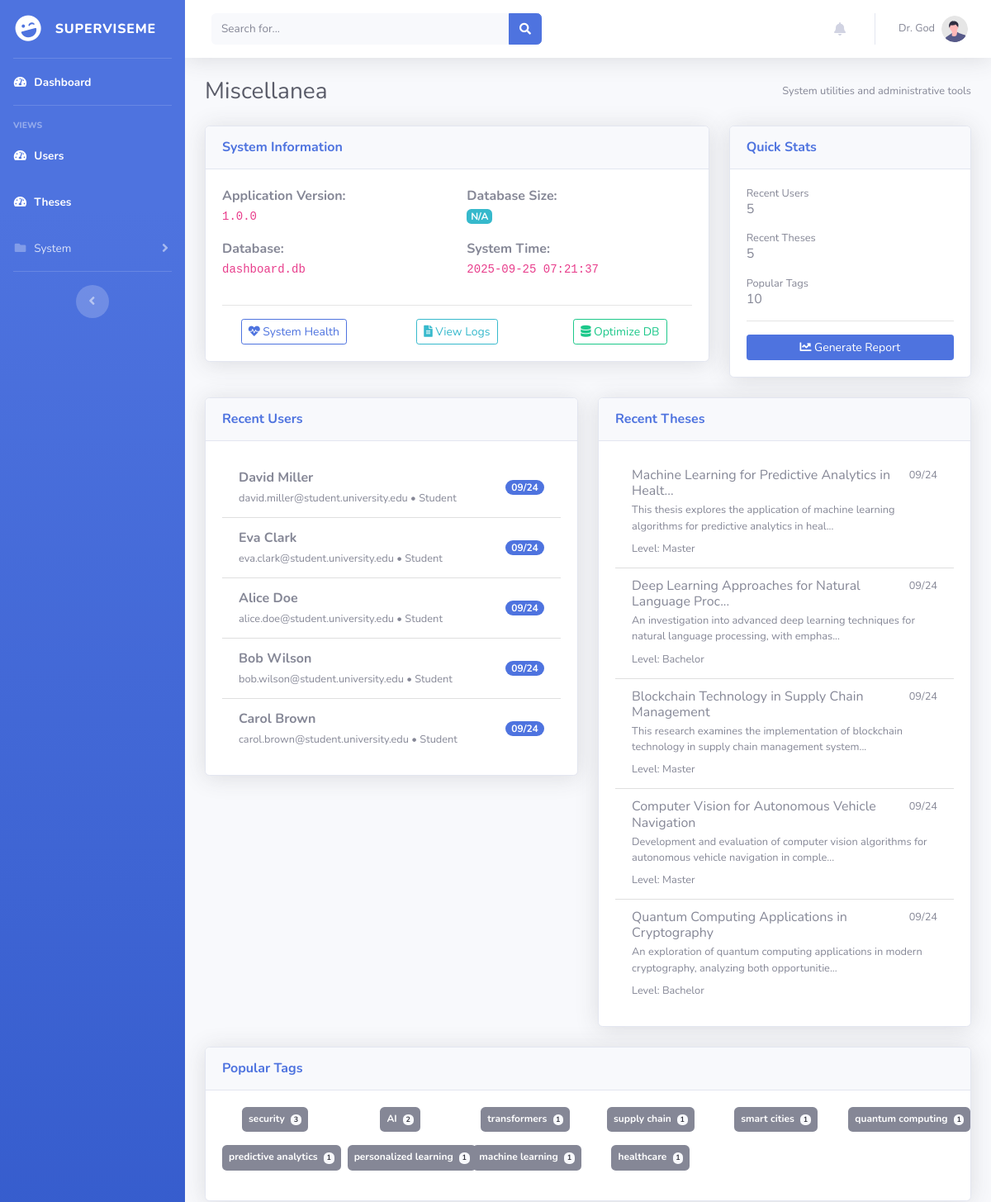
Before: /admin/misc (signed in, upper part) with the older database file.
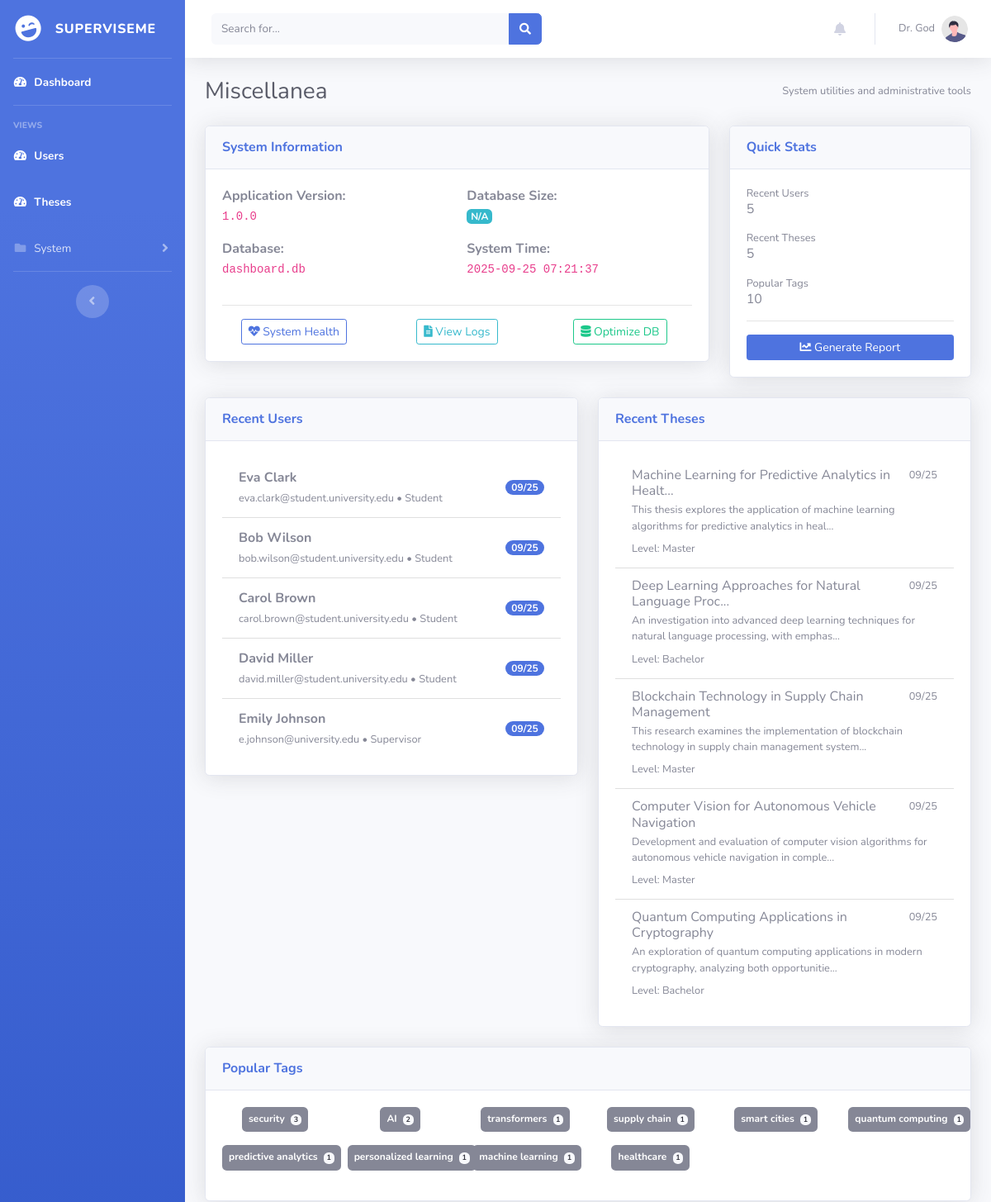
After: the same page with the newer database file.
### superviseme/models.py (models this page shows)
class User_mgmt(UserMixin, db.Model):
    __tablename__ = "user_mgmt"
    id = db.Column(db.Integer, primary_key=True)
    username = db.Column(db.String(50), nullable=False, unique=True)
    name = db.Column(db.String(15))
    surname = db.Column(db.String(15))
    cdl = db.Column(db.String(15))
    email = db.Column(db.String(50), nullable=False, unique=True)
    password = db.Column(db.String(80), nullable=False)
    user_type = db.Column(db.String(10), nullable=False, default="student")
    joined_on = db.Column(db.Integer, nullable=False)
    gender = db.Column(db.String(10), default=None)
    nationality = db.Column(db.String(15), default=None)
    last_activity = db.Column(db.Integer, nullable=True)  # Track last activity timestamp
    last_activity_location = db.Column(db.String(100), nullable=True)  # Track where they were last active
    telegram_user_id = db.Column(db.String(50), nullable=True)  # Telegram user ID for bot notifications
    telegram_enabled = db.Column(db.Boolean, default=False, nullable=False)  # Enable/disable Telegram notifications
    telegram_notification_types = db.Column(db.Text, nullable=True)  # JSON string of enabled notification types
    thesis = db.relationship("Thesis", backref="author", lazy=True)

class Thesis(db.Model):
    __tablename__ = "thesis"
    id = db.Column(db.Integer, primary_key=True)
    title = db.Column(db.String(100), nullable=False)
    description = db.Column(db.Text, nullable=False)
    author_id = db.Column(db.Integer, db.ForeignKey("user_mgmt.id"), nullable=True)
    frozen = db.Column(db.Boolean, default=False)
    level = db.Column(db.Text, nullable=True)
    created_at = db.Column(db.Integer, nullable=False)

class Thesis_Tag(db.Model):
    __tablename__ = "thesis_tag"
    id = db.Column(db.Integer, primary_key=True)
    thesis_id = db.Column(db.Integer, db.ForeignKey("thesis.id"), nullable=False)
    tag = db.Column(db.String(50), nullable=False)
    thesis = db.relationship("Thesis", backref="tags", lazy=True)

### superviseme/routes/admin.py (the view, shortened to what this page needs)
@admin.route("/admin/misc")
@login_required
def misc():
    privilege_check = check_privileges(current_user.username, role="admin")
    if privilege_check is not True:
        return privilege_check
    import os
    import datetime
    system_info = {
        "database_path": db.engine.url.database,
        "current_time": datetime.datetime.now(),
        "app_version": "1.0.0",  # Could be read from config
        "database_size": "N/A"  # Could be calculated based on DB type
    }
    try:
        if str(db.engine.url).startswith('sqlite'):
            db_path = str(db.engine.url).replace('sqlite:///', '')
    except Exception:
        pass
    activity_summary = {
        "recent_users": User_mgmt.query.order_by(User_mgmt.joined_on.desc()).limit(5).all(),
        "recent_theses": Thesis.query.order_by(Thesis.created_at.desc()).limit(5).all(),
        "tag_stats": {}
    }
    try:
        tag_counts = db.session.query(Thesis_Tag.tag, db.func.count(Thesis_Tag.tag))\
            .group_by(Thesis_Tag.tag)\
            .order_by(db.func.count(Thesis_Tag.tag).desc())\
            .limit(10).all()
        activity_summary["tag_stats"] = {tag: count for tag, count in tag_counts}
    except Exception:
        pass
    return render_template("/admin/miscellanea.html",
                         current_user=current_user,
                         system_info=system_info,
                         activity_summary=activity_summary,
                         datetime=datetime.datetime,
                         dt=datetime.datetime.fromtimestamp)

### superviseme/utils/logging_config.py (called while the page is built)
def log_request_response(app, loggers):
    @app.before_request
    def log_request_info():
        loggers['access_logger'].info("Request started", extra={
            'event_type': 'request_start',
            'endpoint': request.endpoint,
            'url_rule': str(request.url_rule) if request.url_rule else None,
            'content_length': request.content_length,
            'content_type': request.content_type
        })
    @app.after_request
    def log_response_info(response):
        loggers['access_logger'].info("Request completed", extra={
            'event_type': 'request_end',
            'status_code': response.status_code,
            'content_length': response.content_length,
            'content_type': response.content_type
        })
        return response

### superviseme/utils/miscellanea.py (called while the page is built, shortened)
def check_privileges(username, role="admin"):
    user = User_mgmt.query.filter_by(username=username).first()
    if not user:
        abort(404)
    return True

### superviseme/templates/admin/miscellanea.html (shortened to what the changed rows need)
{% include 'admin/components/header.html' %}
<body id="page-top">
    <div id="wrapper">
        <div id="content-wrapper" class="d-flex flex-column">
            <div id="content">
                <div class="container-fluid">
                    <div class="d-sm-flex align-items-center justify-content-between mb-4">
                        <h1 class="h3 mb-0 text-gray-800">Miscellanea</h1>
                    </div>
                    <div class="row">
                        <div class="col-xl-6 col-lg-7">
                            <div class="card shadow mb-4">
                                <div class="card-body">
                                    {% if activity_summary.recent_users %}
                                        <div class="list-group list-group-flush">
                                            {% for user in activity_summary.recent_users %}
                                            <div class="list-group-item d-flex justify-content-between align-items-center">
                                                <div>
                                                    <strong>{{ user.name }} {{ user.surname }}</strong>
                                                    <br><small class="text-muted">{{ user.email }} • {{ user.user_type.title() }}</small>
                                                </div>
                                                <span class="badge badge-primary badge-pill">{{ dt(user.joined_on).strftime('%m/%d') }}</span>
                                            </div>
                                            {% endfor %}
                                        </div>
                                    {% else %}
                                        <p class="text-muted">No recent users found.</p>
                                    {% endif %}
                                </div>
                            </div>
                        </div>
                        <div class="col-xl-6 col-lg-5">
                            <div class="card shadow mb-4">
                                <div class="card-body">
                                    {% if activity_summary.recent_theses %}
                                        <div class="list-group list-group-flush">
                                            {% for thesis in activity_summary.recent_theses %}
                                            <div class="list-group-item">
                                                <div class="d-flex w-100 justify-content-between">
                                                    <h6 class="mb-1">{{ thesis.title[:50] }}{% if thesis.title|length > 50 %}...{% endif %}</h6>
                                                    <small>{{ dt(thesis.created_at).strftime('%m/%d') }}</small>
                                                </div>
                                                <p class="mb-1 small text-muted">{{ thesis.description[:100] }}{% if thesis.description|length > 100 %}...{% endif %}</p>
                                                <small class="text-muted">Level: {{ thesis.level.title() }}</small>
                                            </div>
                                            {% endfor %}
                                        </div>
                                    {% else %}
                                        <p class="text-muted">No recent theses found.</p>
                                    {% endif %}
                                </div>
                            </div>
                        </div>
                    </div>
                    {% if activity_summary.tag_stats %}
                    <div class="row">
                        <div class="col-12">
                            <div class="card shadow mb-4">
                                <div class="card-body">
                                    <div class="row">
                                        {% for tag, count in activity_summary.tag_stats.items() %}
                                        <div class="col-md-2 col-sm-4 col-6 mb-3">
                                            <div class="text-center">
                                                <span class="badge badge-secondary p-2">
                                                    {{ tag }} <span class="badge badge-light ml-1">{{ count }}</span>
                                                </span>
                                            </div>
                                        </div>
                                        {% endfor %}
                                    </div>
                                </div>
                            </div>
                        </div>
                    </div>
                    {% endif %}
                </div>
            </div>
            {% include 'admin/components/footer.html' %}
</body>
</html>

Changed rows visible on the page:
no longer on this page (row edited): User_mgmt: name "Alice", surname "Doe", email "alice.doe@student.university.edu", user_type "Student", joined_on "09/24"
changed User_mgmt "Eva": joined_on "09/24" → "09/25"
changed User_mgmt "Bob": joined_on "09/24" → "09/25"
changed User_mgmt "Carol": joined_on "09/24" → "09/25"
changed User_mgmt "David": joined_on "09/24" → "09/25"; moves down the list
now on this page (row edited): User_mgmt: name "Emily", surname "Johnson", email "e.johnson@university.edu", user_type "Supervisor", joined_on "09/25"
changed Thesis "Machine Learning for Predictive Analytics in Healt": created_at "09/24" → "09/25"
changed Thesis "Deep Learning Approaches for Natural Language Proc": created_at "09/24" → "09/25"
changed Thesis "Blockchain Technology in Supply Chain Management": created_at "09/24" → "09/25"
changed Thesis "Computer Vision for Autonomous Vehicle Navigation": created_at "09/24" → "09/25"
changed Thesis "Quantum Computing Applications in Cryptography": created_at "09/24" → "09/25"
